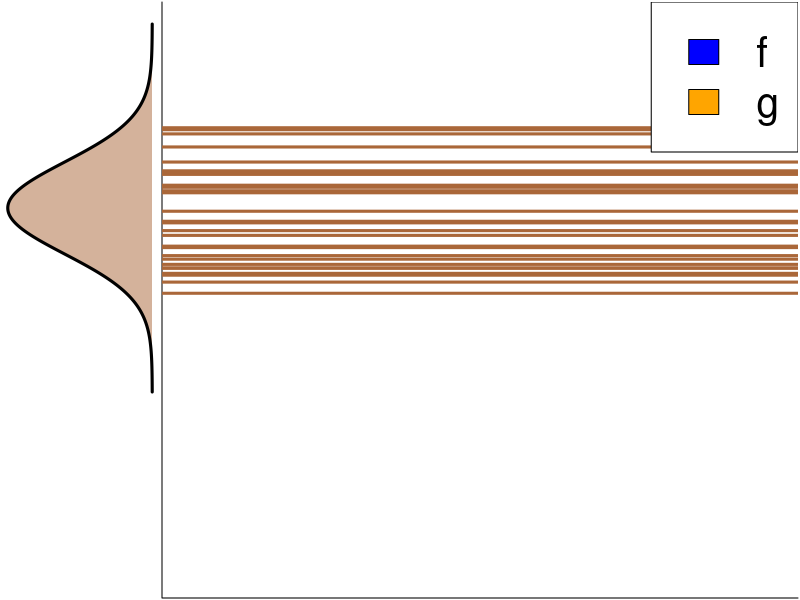
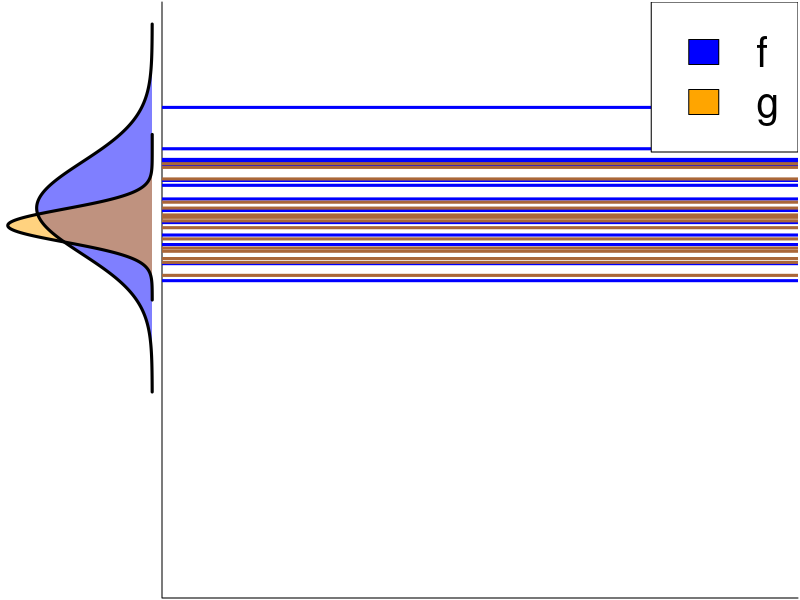
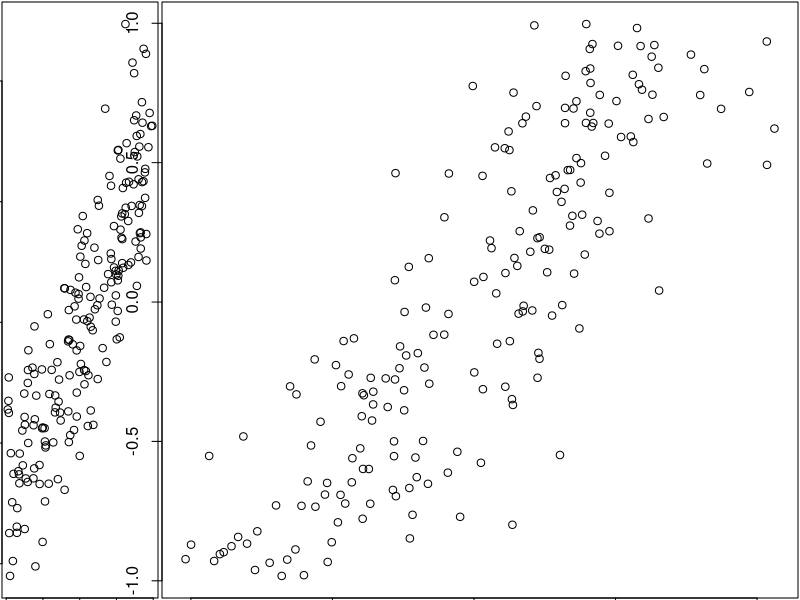
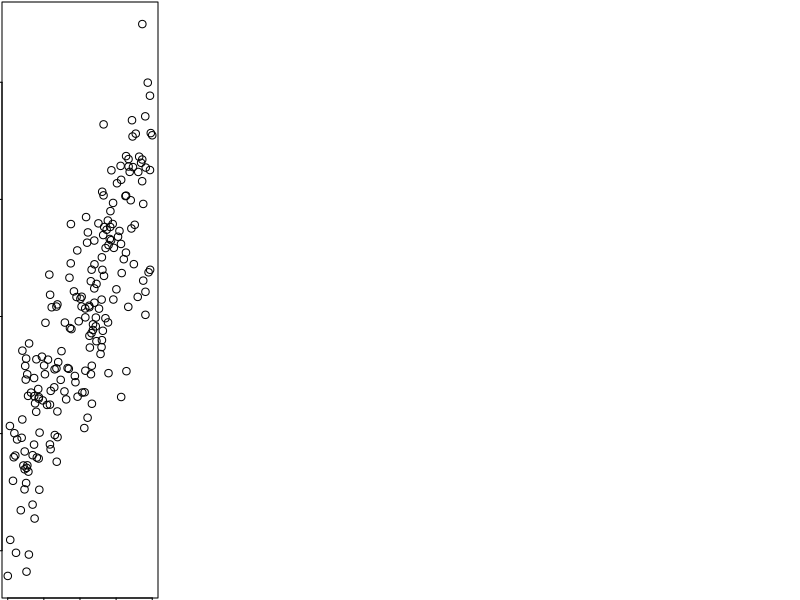

These figures' R source, in order:
## ---- chunk 1
zones=matrix(c(1,2), ncol=2, byrow=TRUE)
layout(zones, widths=c(1/5,4/5), heights=c(1/5,4/5))

val <- seq(-1, 3, length = 200)
marginal <- dnorm(val, mean = 1, sd = 0.5)

par(mar = c(0.1, 0.1, 0.1, 0.1))
plot(-marginal,val,
     type = "n",
     ylim = c(-3,3),
     axes = FALSE,
     xlab = "",
     ylab = "") 

polygon(x = c(-marginal,-marginal[1]),
        y = c(val, val[1]),
        col = rgb(170/255, 103/255, 57/255, 0.5),
        border = NA)

lines(-marginal,val, lwd = 3)

plot(0,0,
     type = "n",
     xlim = c(0,5),
     ylim = c(-3,3),
     bty="L",
     xaxt = "n",
     yaxt = "n",
     xlab = "",
     ylab = "",) 

set.seed(40)
abline(h = rnorm(30, mean = 1, sd = 0.5),
       lwd = 3,
       col = rgb(170/255, 103/255, 57/255))

legend("topright",
       legend = c("f", "g"),
       fill = c("blue", "orange"),
       cex = 2.5)
## ---- chunk 2
zones=matrix(c(1,2), ncol=2, byrow=TRUE)
layout(zones, widths=c(1/5,4/5), heights=c(1/5,4/5))

val <- seq(-1, 3, length = 200)
marginal <- dnorm(val, mean = 1, sd = 0.5)

valIn <- seq(0, 1.8, length = 200)
marginalIn <- dnorm(val, mean = 0.8, sd = 0.4)

par(mar = c(0.1, 0.1, 0.1, 0.1))
plot(-marginalIn,valIn,
     type = "n",
     ylim = c(-3,3),
     axes = FALSE,
     xlab = "",
     ylab = "") 

polygon(x = c(-marginal,-marginal[1]),
        y = c(val, val[1]),
        col = rgb(0, 0, 1, 0.5),
        border = NA)

polygon(x = c(-marginalIn,-marginalIn[1]),
        y = c(valIn, valIn[1]),
        col = rgb(255/255, 165/255, 0, 0.5),
        border = NA)

lines(-marginal,val, lwd = 3)
lines(-marginalIn,valIn, lwd = 3)

plot(0,0,
     type = "n",
     xlim = c(0,5),
     ylim = c(-3,3),
     bty="L",
     xaxt = "n",
     yaxt = "n",
     xlab = "",
     ylab = "",) 

set.seed(41)
abline(h = rnorm(15, mean = 1, sd = 0.5),
       lwd = 3,
       col = "blue")

abline(h = rnorm(15, mean = 0.8, sd = 0.3),
       lwd = 3,
       col = rgb(170/255, 103/255, 57/255))

legend("topright",
       legend = c("f", "g"),
       fill = c("blue", "orange"),
       cex = 2.5)
## ---- chunk 3
yintercept <- 4
slope <- 1.3
obs_error <- .5
x <- runif(200, min = -1, max = 1)
y_mean <- yintercept + slope * x
y_obs <- rnorm(200, mean = y_mean, sd = obs_error)
## ---- chunk 4
plot(y_obs ~ x)
## ---- chunk 5
#| output-location: column
yintercept <- 4
slope <- 1.3
obs_error <- .5
x <- runif(200, min = -1, max = 1)
y_mean <- yintercept + slope * x
y_obs <- rnorm(200, mean = y_mean, sd = obs_error)
plot(y_obs, x)
## ---- chunk 6
yintercept <- 4
slope <- 1.3
obs_error <- .5
x <- runif(200, min = -1, max = 1)
y_mean <- yintercept + slope * x
y_obs <- rnorm(200, mean = y_mean, sd = obs_error)
## ---- chunk 7
plot(y_obs ~ x)
